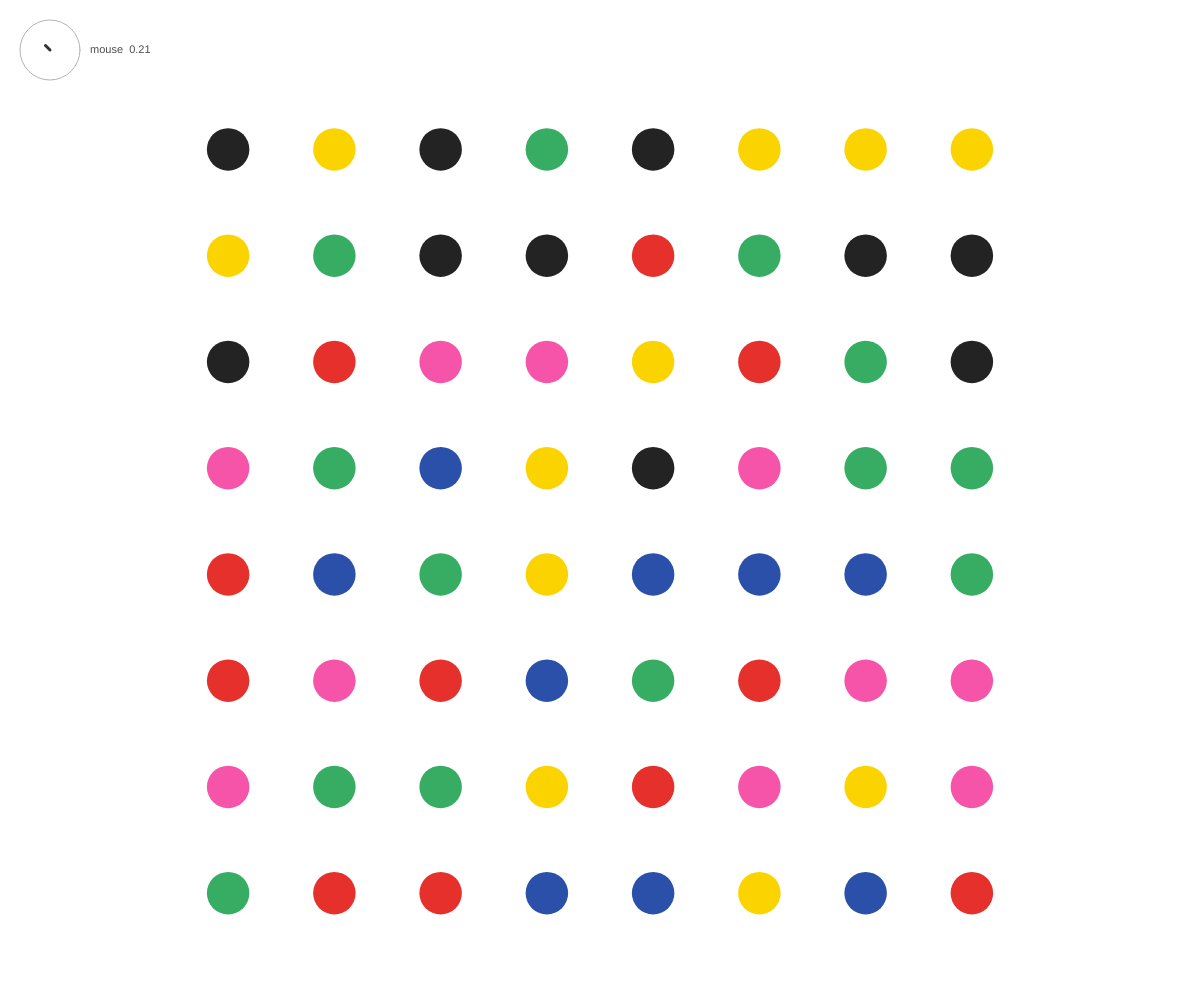
Frame 1 (no input)
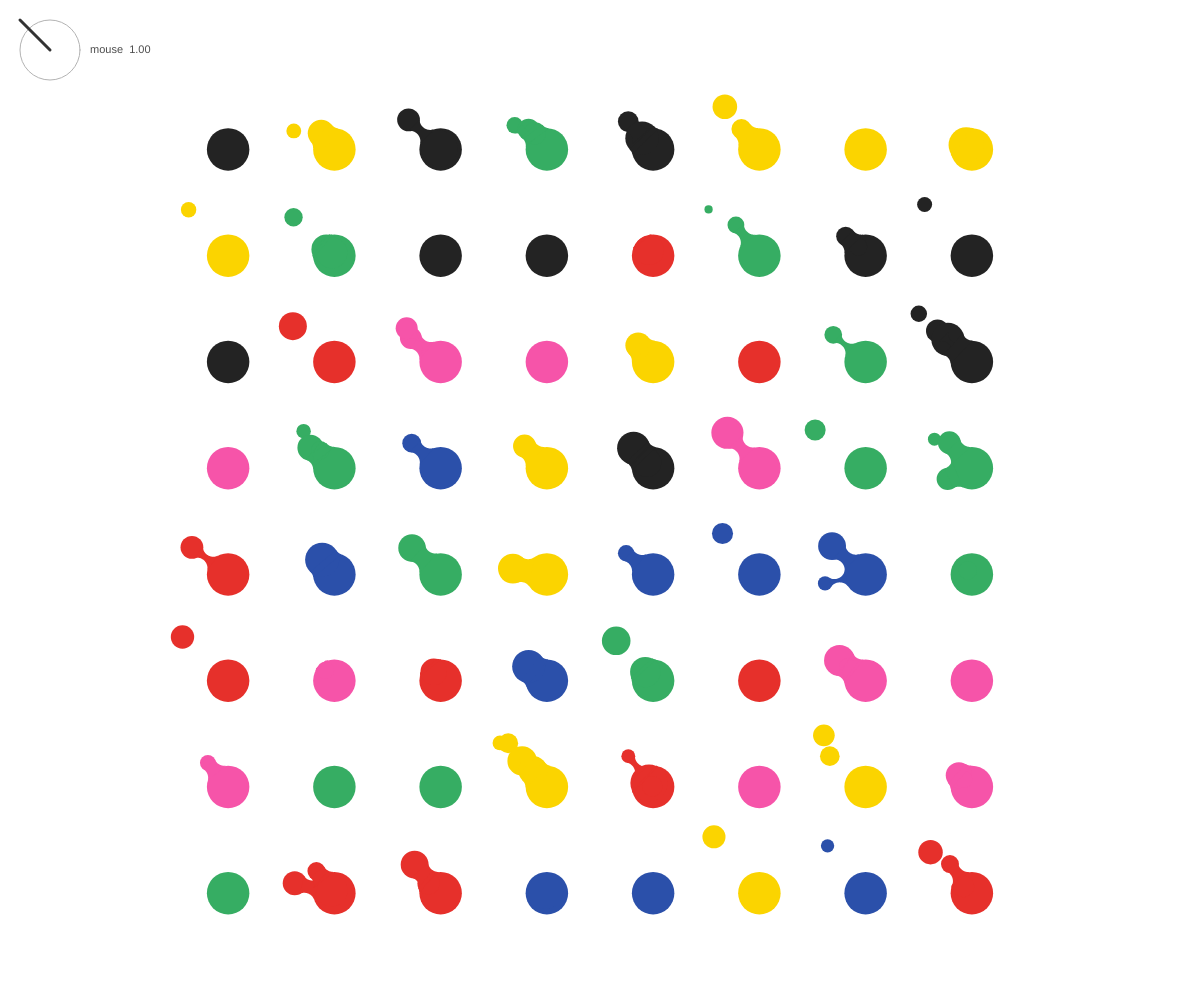
Frame 60 (no input)
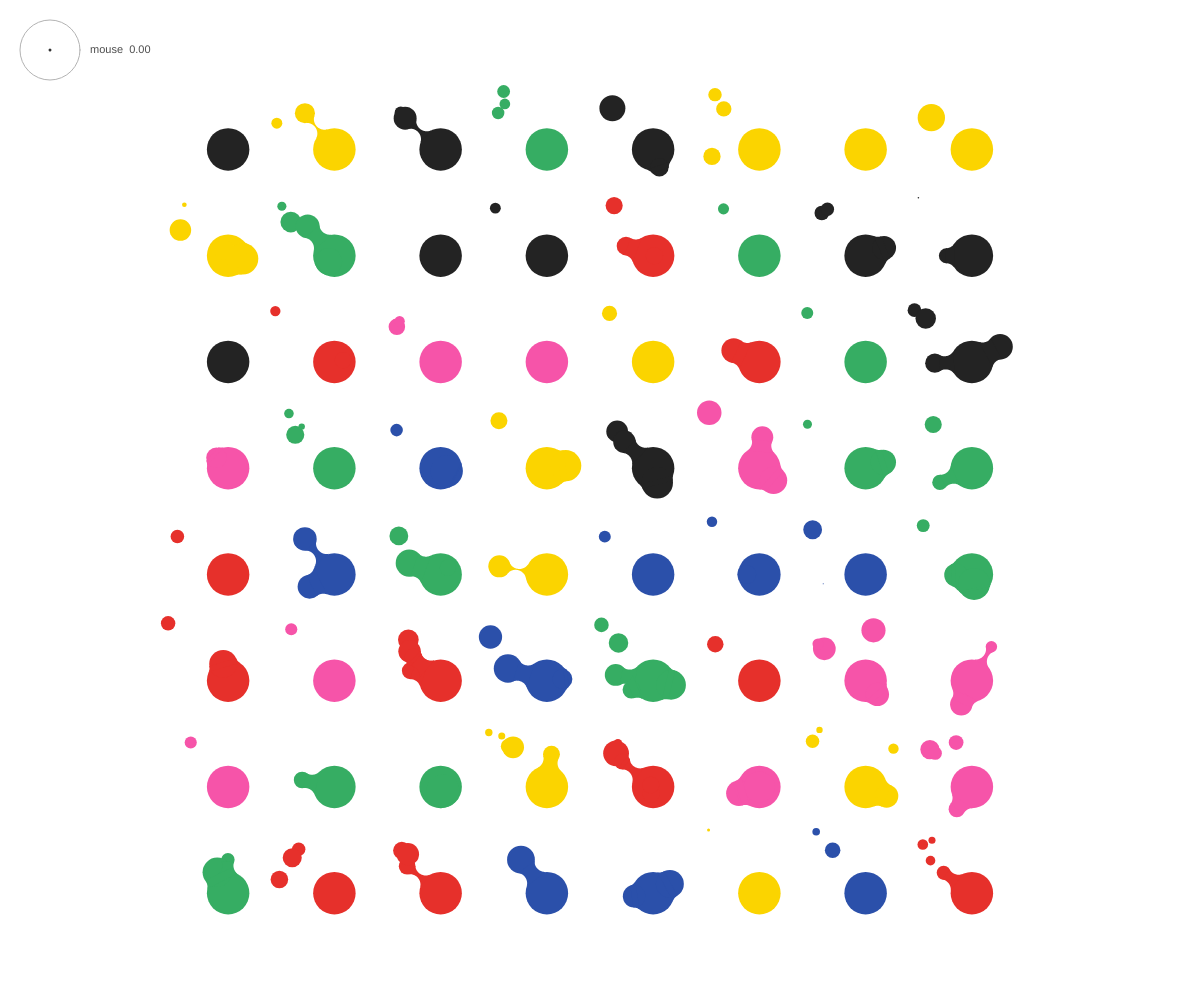
Frame 120 (the mouse pressed at the canvas centre since frame 60)

The p5.js sketch that drew these frames (run headless with seeded random() and noise() and a simulated clock; from frame 60 on, the mouse is pressed at the canvas centre):

// p5.js sketch
// ── sketch.js
/*
    Original project by Okazz:
    https://openprocessing.org/@okazz/2625827
*/
let colors = ['#e6302b', '#fbd400', '#36ad63', '#2B50AA', '#232323', '#f654a9'];
let ctx;
let centerX, centerY;
let bubbles = [];

// ---- Gravity / tilt ----
// gravity.x / gravity.y are in [-1, 1]: the direction drips should fall (screen coords).
let gravity = { x: 0, y: 0 };
let gravityTarget = { x: 0, y: 0 };
let tiltActive = false;   // true once real orientation data arrives
let mouseActive = false;  // true once the mouse has moved over the canvas
let showDebug = true;     // press 'd' to toggle the indicator

window.addEventListener('deviceorientation', (e) => {
	if (e.beta == null || e.gamma == null) return; // no real sensor
	tiltActive = true;
	// gamma: left/right tilt (-90..90), beta: front/back tilt (-180..180)
	let g = Math.max(-90, Math.min(90, e.gamma));
	let b = Math.max(-90, Math.min(90, e.beta));
	gravityTarget.x = Math.sin(g * Math.PI / 180);
	gravityTarget.y = Math.sin(b * Math.PI / 180);
});

function mouseMoved() {
	if (mouseX >= 0 && mouseX <= width && mouseY >= 0 && mouseY <= height) {
		mouseActive = true;
	}
}

function updateGravity() {
	if (!tiltActive && mouseActive) {
		// Mouse fallback: direction from canvas center to the mouse
		gravityTarget.x = constrain((mouseX - centerX) / (width / 2), -1, 1);
		gravityTarget.y = constrain((mouseY - centerY) / (height / 2), -1, 1);
	}
	// Smooth out sensor jitter
	gravity.x = lerp(gravity.x, gravityTarget.x, 0.15);
	gravity.y = lerp(gravity.y, gravityTarget.y, 0.15);
}

function gravityStrength() {
	return min(1, sqrt(gravity.x * gravity.x + gravity.y * gravity.y));
}

function drawDebug() {
	let s = gravityStrength();
	push();
	translate(50, 50);
	noFill();
	stroke(0, 0, 70);
	strokeWeight(1);
	circle(0, 0, 60);
	stroke(0, 0, 20);
	strokeWeight(3);
	line(0, 0, gravity.x * 30, gravity.y * 30);
	noStroke();
	fill(0, 0, 30);
	textSize(11);
	textAlign(LEFT, CENTER);
	let src = tiltActive ? 'tilt' : (mouseActive ? 'mouse' : 'random');
	text(src + '  ' + nf(s, 1, 2), 40, 0);
	pop();
}

function keyPressed() {
	if (key === 'd') showDebug = !showDebug;
}

const COLS = 8;
let gridKey = '';

function setup() {
	createCanvas(windowWidth, windowHeight);
	pixelDensity(min(2, displayDensity())); // cap for performance on high-DPI phones
	rectMode(CENTER);
	colorMode(HSB, 360, 100, 100, 100);
	ctx = drawingContext;
	buildGrid();
}

// 8 columns across; as many rows as fit vertically.
// On landscape screens the cell size is also capped by height, so at least 8 rows fit.
function buildGrid() {
	centerX = width / 2;
	centerY = height / 2;
	let cellSize = min(width, height) * 0.85 / COLS;
	let marginX = (width - cellSize * COLS) / 2;
	let marginMin = min(width, height) * 0.075; // same edge gap as the original square layout
	let rows = max(1, floor((height - 2 * marginMin) / cellSize));
	let gridH = cellSize * rows;
	let offsetY = (height - gridH) / 2;

	// Skip rebuilding if the grid is unchanged (e.g. mobile address bar showing/hiding
	// only shifts the height slightly) — just re-center vertically.
	let key = COLS + 'x' + rows + '@' + cellSize.toFixed(2);
	let old = bubbles;
	bubbles = [];
	for (let j = 0; j < rows; j++) {
		for (let i = 0; i < COLS; i++) {
			let x = marginX + cellSize * i + cellSize / 2;
			let y = offsetY + cellSize * j + cellSize / 2;
			let idx = j * COLS + i;
			let b;
			if (key === gridKey && old[idx]) {
				b = old[idx];
				b.x = x;
				b.y = y + cellSize * 0.2;
			} else {
				b = new Bubble(x, y + cellSize * 0.2, cellSize * 0.4);
				if (old[idx]) b.clr = old[idx].clr; // keep colors stable across resizes
			}
			bubbles.push(b);
		}
	}
	gridKey = key;
}

function windowResized() {
	resizeCanvas(windowWidth, windowHeight);
	buildGrid();
}

function draw() {
	background(255);
	updateGravity();
	for (let b of bubbles) {
		b.run();
	}
	if (showDebug) drawDebug();
}


function aetherLink(x1, y1, d1, x2, y2, d2, dst) {
	let r = dst / 2;

	let r1 = d1 / 2;
	let r2 = d2 / 2;
	let R1 = r1 + r;
	let R2 = r2 + r;

	let dx = x2 - x1;
	let dy = y2 - y1;
	let d = sqrt(dx * dx + dy * dy);

	if (d > R1 + R2) {
		return;
	}

	let dirX = dx / d;
	let dirY = dy / d;

	let a = (R1 * R1 - R2 * R2 + d * d) / (2 * d);
	let underRoot = R1 * R1 - a * a;
	if (underRoot < 0) return;
	let h = sqrt(underRoot);


	let midX = x1 + dirX * a;
	let midY = y1 + dirY * a;

	let perpX = -dirY * h;
	let perpY = dirX * h;

	let cx1 = midX + perpX;
	let cy1 = midY + perpY;

	let cx2 = midX - perpX;
	let cy2 = midY - perpY;

	if (dist(cx1, cy1, cx2, cy2) < r * 2) {
		return;
	}

	let ang1 = atan2(y1 - cy1, x1 - cx1);
	let ang2 = atan2(y2 - cy1, x2 - cx1);
	let ang3 = atan2(y2 - cy2, x2 - cx2);
	let ang4 = atan2(y1 - cy2, x1 - cx2);

	if (ang2 < ang1) {
		ang2 += TAU;
	}
	beginShape();
	for (let i = ang1; i < ang2; i += TAU / 180) {
		vertex(cx1 + r * cos(i), cy1 + r * sin(i));
	}

	if (ang4 < ang3) {
		ang4 += TAU;
	}
	for (let i = ang3; i < ang4; i += TAU / 180) {
		vertex(cx2 + r * cos(i), cy2 + r * sin(i));
	}
	endShape();
}

function easeOutQuint(x) {
	return 1 - Math.pow(1 - x, 5);
}

class Bubble {
	constructor(x, y, d) {
		this.x = x;
		this.y = y;
		this.d = d;
		this.cage = [];
		this.dst = this.d / 2;
		this.clr = random(colors);
	}

	show() {
		push();
		translate(this.x, this.y);
		noStroke();
		fill(this.clr);
		circle(0, 0, this.d);


		for (let c of this.cage) {
			c.run();

		}

		for (let c of this.cage) {
			aetherLink(c.x, c.y, c.d, 0, 0, this.d, this.dst);
		}

		for (let i = 0; i < this.cage.length; i++) {
			if (this.cage[i].isDead) {
				this.cage.splice(i, 1);
			}
		}

		if (random() < 0.02) {
			this.addWisp();
		}
		pop();

	}

	addWisp() {
		this.cage.push(new Wisp(0, 0, this.d * random(0.4, 0.9), this.d * random(0.75, 1.25)));
	}

	run() {
		this.show();
	}
}

class Wisp {
	constructor(x, y, d, r) {
		this.x = x;
		this.y = y;
		this.d = d;
		this.timer = 0;
		this.endTime = int(random(100, 300));
		// Direction follows gravity: the stronger the tilt, the tighter the spread
		// and the longer the drip. With no tilt it's fully random (original behaviour).
		let s = gravityStrength();
		if (s < 0.05) {
			this.ang = random(TAU);
		} else {
			let spread = lerp(PI / 2, 0.15, s);
			this.ang = atan2(gravity.y, gravity.x) + random(-spread, spread);
		}
		this.r = r * lerp(1, 1.6, s);
		this.originX = this.x;
		this.originY = this.y;
		this.targetX = this.x + this.r * cos(this.ang);
		this.targetY = this.y + this.r * sin(this.ang);
		this.originD = d;
		this.isDead = false;
	}

	show() {
		if (this.isDead == false) {
			circle(this.x, this.y, this.d);
		}
	}

	move() {
		this.timer++;
		if (0 < this.timer && this.timer < this.endTime) {
			let n = norm(this.timer, 0, this.endTime);
			this.x = lerp(this.originX, this.targetX, easeOutQuint(n));
			this.y = lerp(this.originY, this.targetY, easeOutQuint(n));
			this.d = lerp(this.originD, 0, n);
		}
		if (this.timer > this.endTime) {
			this.isDead = true;
		}
	}

	run() {
		this.show();
		this.move();
	}
}
